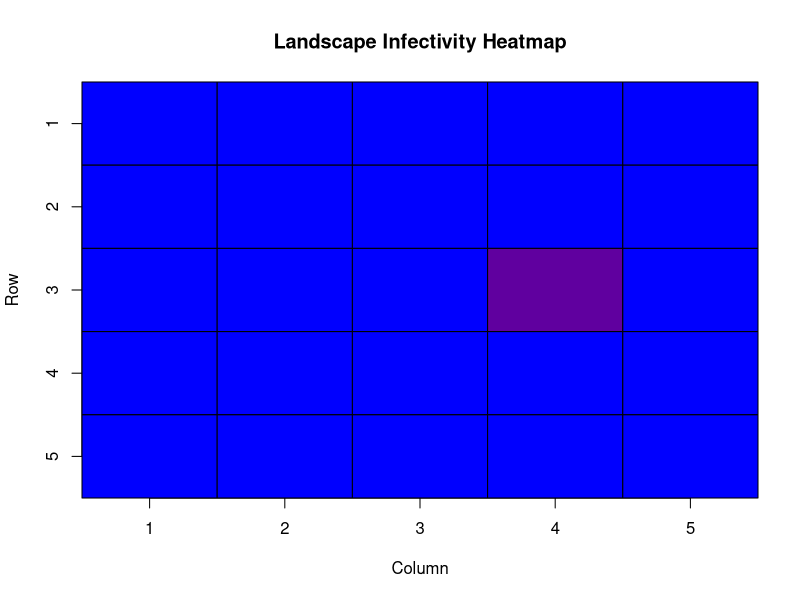
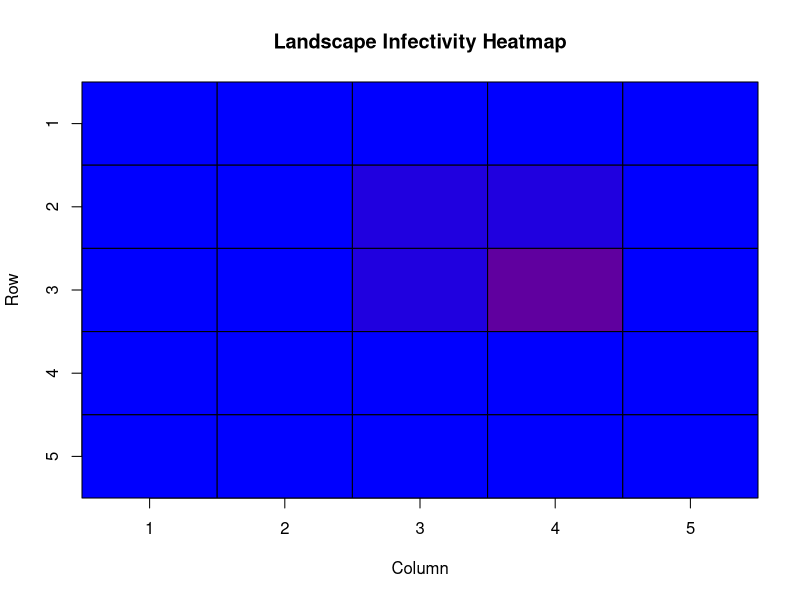
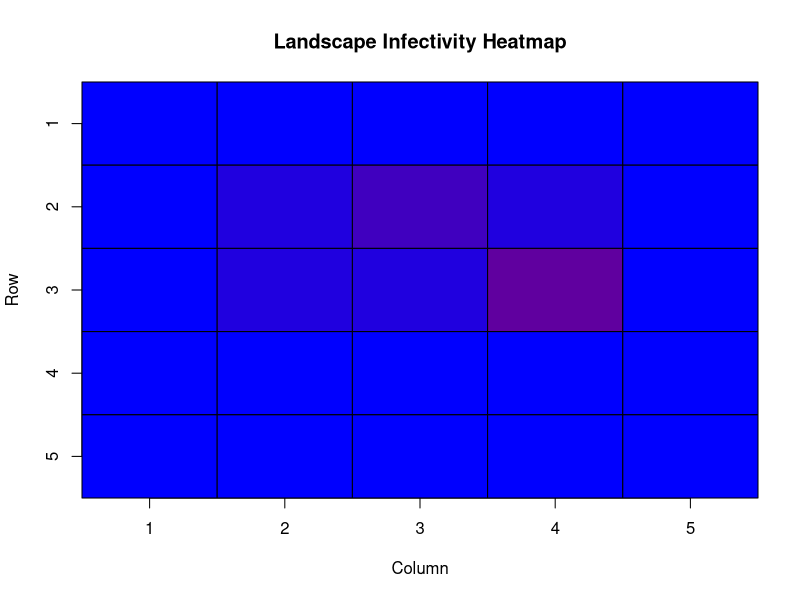
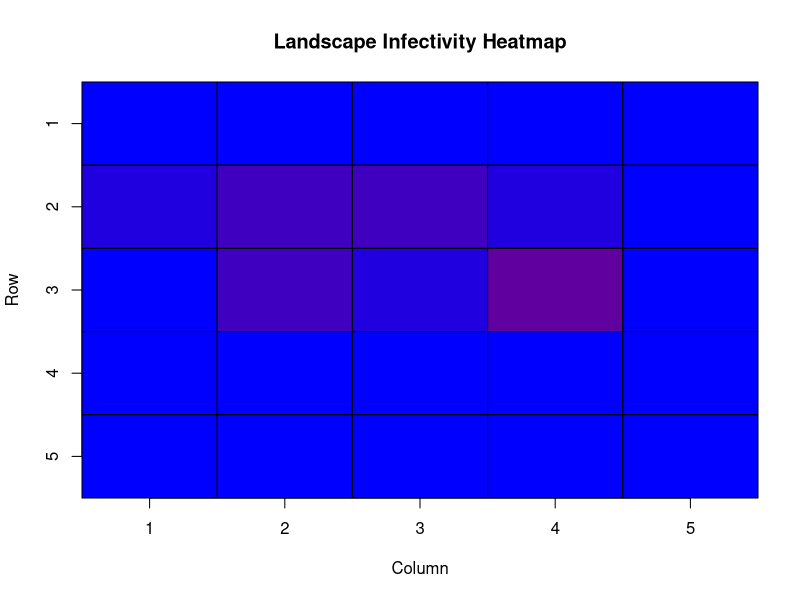
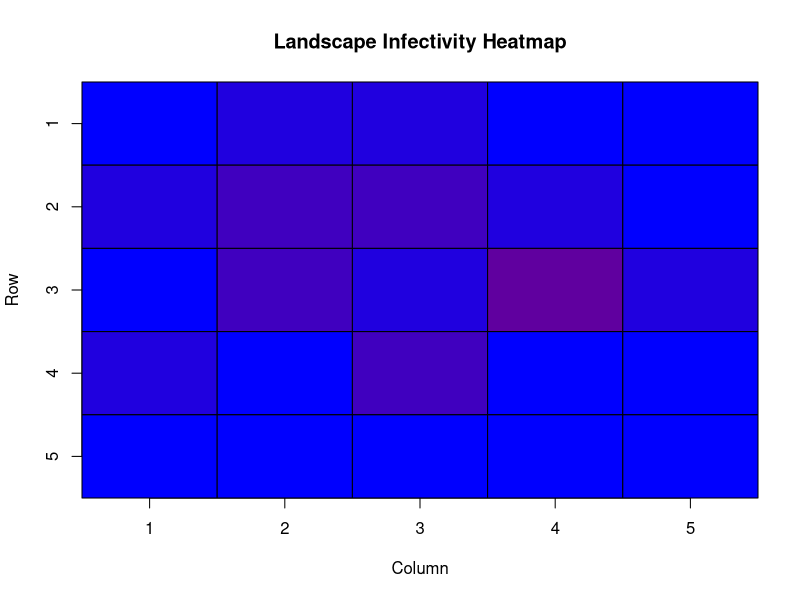
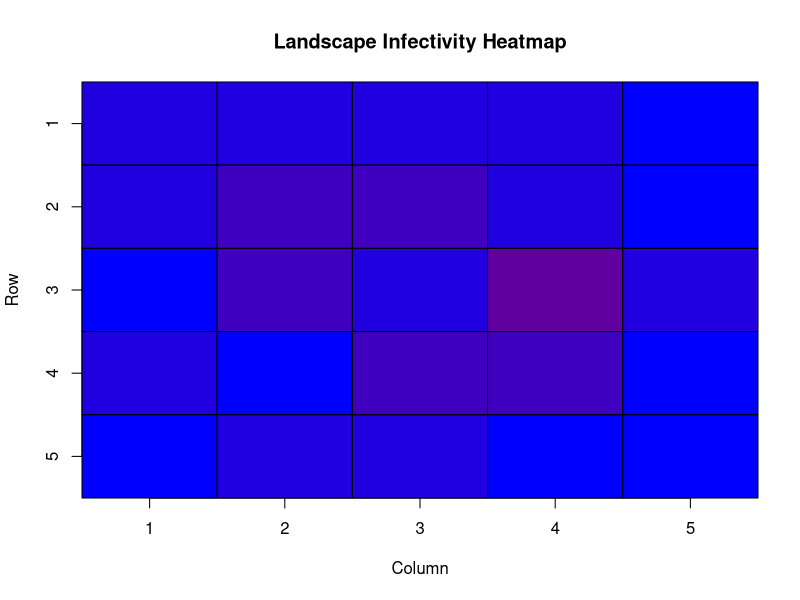
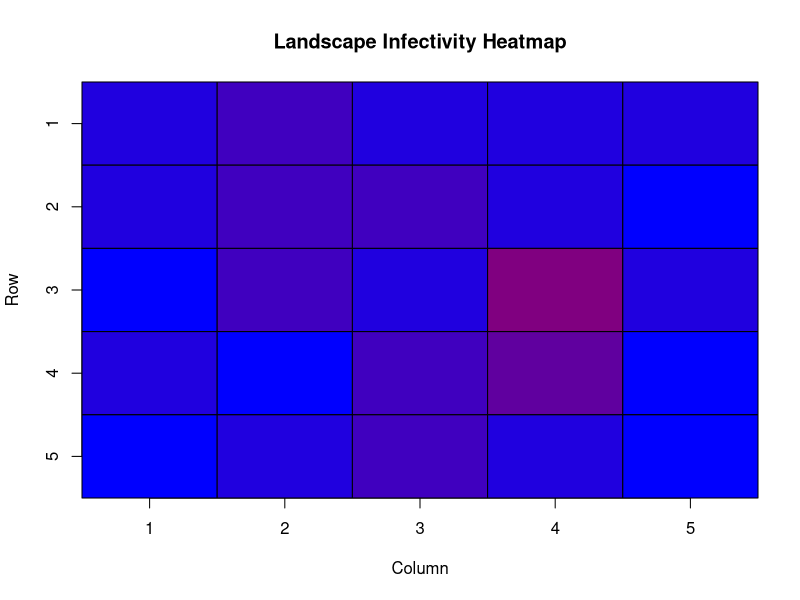
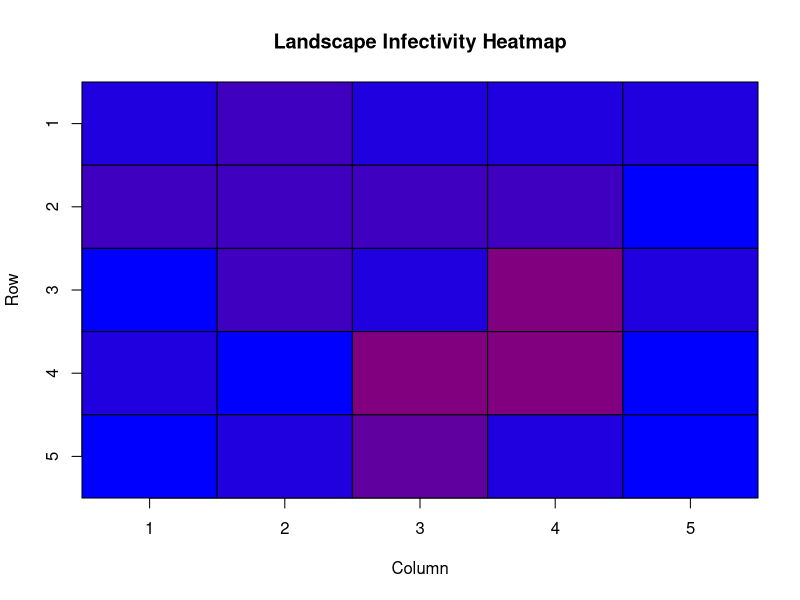

Generate these figures, in order, with R:
library(tidyverse)
library(plotrix)

#' initiates a landcape matrix of vectors of random 0's and 1's
#' @param nrow number of rows in matrix
#' @param ncol number of columns in matrix
#' @export
make_landscape_matrix <- function(nrow, ncol){
   matrix(sample(c(0,1), replace=TRUE, size=nrow*ncol), nrow=nrow)
}

#' initiates an infection matrix of all 0's
#' @param nrow number of rows in matrix
#' @param ncol number of columns in matrix
#' @export
make_infection_matrix<-function(nrow,ncol){
   matrix(sample(c(0), replace=TRUE, size=nrow*ncol), nrow=nrow)
}

# TODO return a list of ALL INFECTED DEER, this currently only returns the first one seen by the iterator

#' Helper function
#' want it to return a list of infected deer
#' @param data_frame holds data about deer
#' @export
get_infected_deer<-function(data_frame){
  for(i in 1:nrow(data_frame)){
    if(data_frame[i,]$status == "I"){
      infected_ind<-data_frame[i,]
    }
  }
  infected_ind
}

# TODO use the single parameter used in white's code for the location of the deer

#' Updates individual values within dataframe
#' @param data_frame holds data about deer
#' @param infection_matrix holds data about current infectivity levels of landscape
#' @param infectivity_threshold some amount of disease where infection automatically happens (definitely subject to change)
#' @export
update_infection_statuses<-function(data_frame, infection_matrix, infectivity_threshold){
  inf_ind<-get_infected_deer(data_frame)
  # TODO break this off into it's own function, maybe is_same_location
  for(i in 1:nrow(data_frame)){
    if((data_frame[i,]$xloc==inf_ind$xloc & data_frame[i,]$yloc==inf_ind$yloc & data_frame[i,]$status=="S") |
       (is_cell_inf_val_above_threshold(infection_matrix[data_frame[i,]$xloc + data_frame[i,]$yloc],infectivity_threshold))){
      data_frame[i,]$status = "I"
    }
  }
  data_frame
}

# new function 
# check locations of each deer
# check_locations<-function(ind, data_frame){
#   for(i in data_frame)
# }

#' Helper function
#' Determines if current cell value is above acceptable "infection" threshold
#' @param cell_value current cell coordinate(s)
#' @param infection_matrix holds data about current infectivity levels of landscape
#' @param infectivity_threshold some amount of disease where infection automatically happens (definitely subject to change)
#' @export
is_cell_inf_val_above_threshold<-function(cell_value, infectivity_threshold){
  cell_value>=infectivity_threshold
}

#' Updates the matrix that holds infection levels for the landscape
#' @param data_frame holds data about deer
#' @param inf_matrix holds data about current infectivity levels of landscape
#' @export
update_infection_matrix<-function(inf_matrix, data_frame){
  for(i in 1:nrow(data_frame)){
    if(data_frame[i,]$status == "I")
      inf_matrix[data_frame[i,]$xloc, data_frame[i,]$yloc]<-inf_matrix[data_frame[i,]$xloc,data_frame[i,]$yloc] + 1
  }
  inf_matrix
}

#' Updates individual locations
#' @param data_frame holds data about deer
#' @export
move<-function(data_frame){
  for(i in 1:nrow(data_frame)){
    nbs<-get_neighbors(c(data_frame[i,]$xloc,data_frame[i,]$yloc), num_row, num_col)
    new_loc<-nbs[[round(runif(1,1,length(nbs)))]]
    data_frame[i,]$xloc<-new_loc[[1]]
    data_frame[i,]$yloc<-new_loc[[2]]
  }
  data_frame
}

#' initiates a data frame of deer
#' @param n.initial # deer
#' @param dim dimension of a vector for random assignment of location
#' @param nI # infected individuals to start
#' @export
make_deer <- function(n.initial,dim, nI){
  id<-1:n.initial
  xloc<-round(runif(n.initial, min=1, max=dim))
  yloc<-round(runif(n.initial, min=1, max=dim))
  # vec<-Cmatrix(yloc,xloc,dim)
  I<-sample(1:n.initial, nI)
  status<-rep("S", times=n.initial)
  status[I]<-"I"
  inds <- data.frame(id = id, xloc=xloc, yloc=yloc, status=status, stringsAsFactors=FALSE) 
  inds
}

#' Helper function
#' returns neighborhood of cells as a list of vectors
#' @param loc current coordinates of individual
#' @param nrow # of rows in landscape matrix
#' @param ncol # columns in landscape matrix
#' @export
get_neighbors<-function(loc, nrow, ncol){
  # list iterator
  k=1
  l<-list()
  # check if either x,y element of loc is greater than
  # the dimension of the landscape matrix
  for(i in -1:1){
    for(j in -1:1){
      # case 1 on left or right edge of matrix
      if(!(loc[1]+i < 1 | loc[1]+i > nrow) & !(loc[2]+j < 1 | loc[2]+j > ncol)){
        l[[k]] <- c(loc[1] + i, loc[2] + j)
        k<-k+1
      }
    }
  }
  l
}
# Main simulation
# TODO make main simulation loop, using functional? (lapply)

# CONSTANTS
# TODO look into making these changeable by a user in an x11() window?
num_row=5
infectivity_threshold=2
num_col=5
landscape<-make_landscape_matrix(5,5) 
infection_matrix<-make_infection_matrix(5,5)
deer<-make_deer(8,num_row,1)
inf_ind<-get_infected_deer(deer)
# deer<-deer %>% add_row(id=nrow(), xloc=inf_ind$xloc, yloc=inf_ind$yloc, status="S")
deer
inf_ind<-get_infected_deer(deer)
for(i in 1:10){
  deer<-update_infection_statuses(deer, infection_matrix, infectivity_threshold)
  infection_matrix<-update_infection_matrix(infection_matrix, deer)
  print(infection_matrix )
  deer<-move(deer)
  print(deer)
  # add a column with the extreme values (-1,1) to calculate
  # the colors, then drop the extra column in the result
  
  # code for movement map
  # matplot(deer$xloc, deer$yloc, type=,pch=1)
  # code for "heatmap"
  cellcol<-color.scale(cbind(infection_matrix,
                             c(8, rep(1,4))), c(0,1), 0, c(1,0))[,1:5]
  color2D.matplot(infection_matrix,cellcolors=cellcol,
                  main="Landscape Infectivity Heatmap")
  # do the legend call separately to get the full range
  color.legend(0,-4,10,-3,legend=c(0,1,2,3,4,5,6,7,8,9,10),
               rect.col=color.scale(c(0:8),c(0,1),0,c(1,0)),align="rb")
  
  Sys.sleep(2)
}
color.scale
